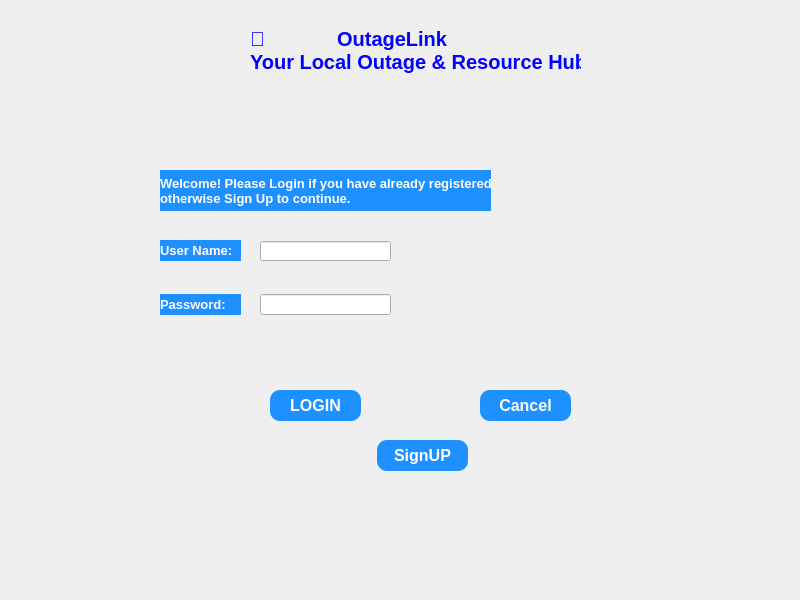
<?xml version="1.0" encoding="UTF-8"?>
<ui version="4.0">
 <class>LoginDialog</class>
 <widget class="QWidget" name="LoginDialog">
  <property name="geometry">
   <rect>
    <x>0</x>
    <y>0</y>
    <width>800</width>
    <height>600</height>
   </rect>
  </property>
  <property name="windowTitle">
   <string>Form</string>
  </property>
  <property name="styleSheet">
   <string notr="true">#LoginDialog{
 background-image: url(:/images/assets/loginbackground.png);
    background-repeat: no-repeat;
    background-position: center;
    background-attachment: fixed;
}</string>
  </property>
  <widget class="QLineEdit" name="editUser">
   <property name="geometry">
    <rect>
     <x>260</x>
     <y>241</y>
     <width>131</width>
     <height>20</height>
    </rect>
   </property>
  </widget>
  <widget class="QLineEdit" name="editPass">
   <property name="geometry">
    <rect>
     <x>260</x>
     <y>294</y>
     <width>131</width>
     <height>21</height>
    </rect>
   </property>
  </widget>
  <widget class="QPushButton" name="loginButton">
   <property name="geometry">
    <rect>
     <x>270</x>
     <y>390</y>
     <width>91</width>
     <height>31</height>
    </rect>
   </property>
   <property name="font">
    <font>
     <pointsize>-1</pointsize>
     <bold>true</bold>
    </font>
   </property>
   <property name="styleSheet">
    <string notr="true">QPushButton {
    background-color: #1E90FF; /* Dodger Blue */
    color: white;
    border: none;
    border-radius: 10px;
    font-size: 16px;
    font-weight: bold;
}
QPushButton:hover {
    background-color:#63B8FF; 
}
QPushButton:pressed {
    background-color: #1874CD; /* Even darker on press */
    padding-left: 12px;
    padding-top: 12px;
}</string>
   </property>
   <property name="text">
    <string>LOGIN</string>
   </property>
  </widget>
  <widget class="QLabel" name="label">
   <property name="geometry">
    <rect>
     <x>250</x>
     <y>20</y>
     <width>331</width>
     <height>61</height>
    </rect>
   </property>
   <property name="font">
    <font>
     <pointsize>-1</pointsize>
     <bold>true</bold>
    </font>
   </property>
   <property name="styleSheet">
    <string notr="true">QLabel{
font-size:20px;
color:blue;
}</string>
   </property>
   <property name="text">
    <string>🔌             OutageLink
Your Local Outage &amp; Resource Hub </string>
   </property>
  </widget>
  <widget class="QLabel" name="label_2">
   <property name="geometry">
    <rect>
     <x>160</x>
     <y>170</y>
     <width>331</width>
     <height>41</height>
    </rect>
   </property>
   <property name="font">
    <font>
     <pointsize>-1</pointsize>
     <bold>true</bold>
    </font>
   </property>
   <property name="styleSheet">
    <string notr="true">QLabel{
font-size:13px;
background-color:#1E90FF;
color:white;

}</string>
   </property>
   <property name="text">
    <string>Welcome! Please Login if you have already registered,
otherwise Sign Up to continue.</string>
   </property>
  </widget>
  <widget class="QLabel" name="label_3">
   <property name="geometry">
    <rect>
     <x>160</x>
     <y>240</y>
     <width>81</width>
     <height>21</height>
    </rect>
   </property>
   <property name="font">
    <font>
     <pointsize>-1</pointsize>
     <bold>true</bold>
    </font>
   </property>
   <property name="styleSheet">
    <string notr="true">QLabel{
font-size:13px;
background:#1E90FF;
color:white;
}</string>
   </property>
   <property name="text">
    <string>User Name:</string>
   </property>
  </widget>
  <widget class="QLabel" name="label_4">
   <property name="geometry">
    <rect>
     <x>160</x>
     <y>294</y>
     <width>81</width>
     <height>21</height>
    </rect>
   </property>
   <property name="font">
    <font>
     <pointsize>-1</pointsize>
     <bold>true</bold>
    </font>
   </property>
   <property name="styleSheet">
    <string notr="true">QLabel{
font-size:13px;
background:#1E90FF;
color:white;
}</string>
   </property>
   <property name="text">
    <string>Password:</string>
   </property>
  </widget>
  <widget class="QPushButton" name="calcelBtn">
   <property name="geometry">
    <rect>
     <x>480</x>
     <y>390</y>
     <width>91</width>
     <height>31</height>
    </rect>
   </property>
   <property name="font">
    <font>
     <pointsize>-1</pointsize>
     <bold>true</bold>
    </font>
   </property>
   <property name="styleSheet">
    <string notr="true">QPushButton {
    background-color: #1E90FF; /* Dodger Blue */
    color: white;
    border: none;
    border-radius: 10px;
    font-size: 16px;
    font-weight: bold;
}
QPushButton:hover {
    background-color:#63B8FF; 
}
QPushButton:pressed {
    background-color: #1874CD; /* Even darker on press */
    padding-left: 12px;
    padding-top: 12px;
}</string>
   </property>
   <property name="text">
    <string>Cancel</string>
   </property>
  </widget>
  <widget class="QPushButton" name="signUpBtn">
   <property name="geometry">
    <rect>
     <x>377</x>
     <y>440</y>
     <width>91</width>
     <height>31</height>
    </rect>
   </property>
   <property name="styleSheet">
    <string notr="true">QPushButton {
    background-color: #1E90FF; /* Dodger Blue */
    color: white;
    border: none;
    border-radius: 10px;
    font-size: 16px;
    font-weight: bold;
}
QPushButton:hover {
    background-color:#63B8FF; 
}
QPushButton:pressed {
    background-color: #1874CD; /* Even darker on press */
    padding-left: 12px;
    padding-top: 12px;
}</string>
   </property>
   <property name="text">
    <string>SignUP</string>
   </property>
  </widget>
 </widget>
 <resources/>
 <connections/>
</ui>
